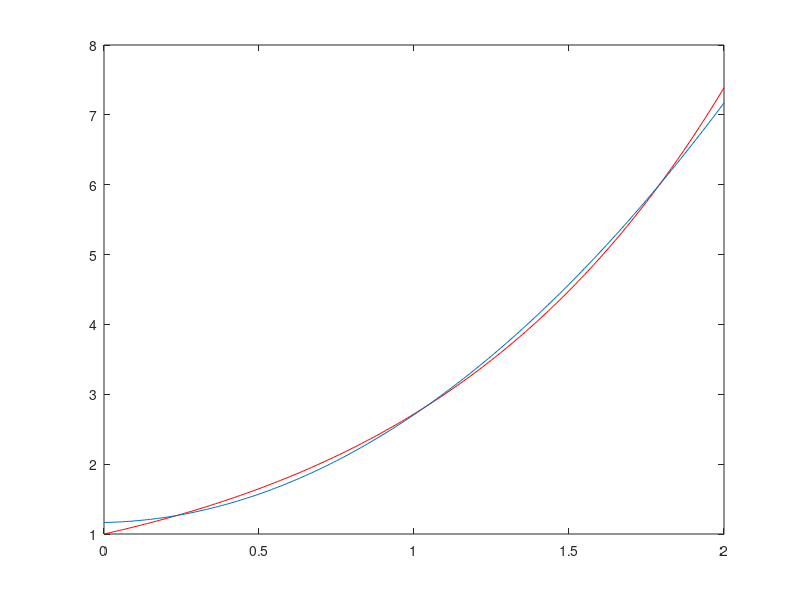

Reproduce this figure in MATLAB.
x = 0:0.01:2;
Y = exp(x);
plot(x,Y, 'r');hold on;
Y = Y';
o = ones(size(x));
PHI = [ (x.^2)' , (x)',   o'];

theta = PHI\Y;
a = theta(1); %a = 1.46;
b = theta(2); %b = 0.08;
c = theta(3); %c = 1.16;
f = @(x)(a*x.^2 + b*x + c);
plot(x,f(x))
